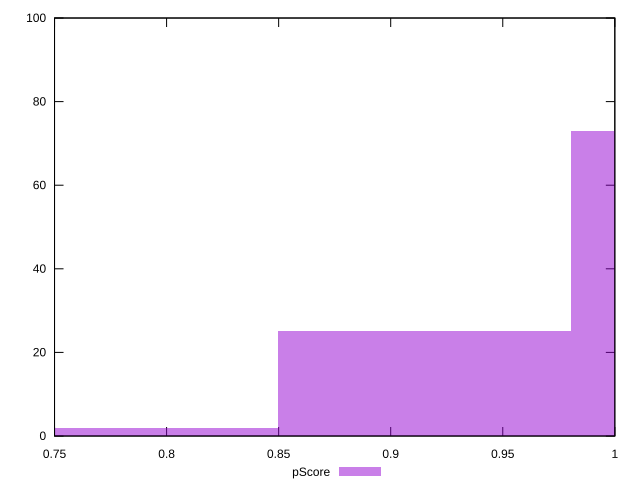

This figure's gnuplot source:
reset

$pScore <<EOF
1.04584421350105 73
0.9151136868134186 25
0.7843831601257875 2
EOF

set key outside below
set boxwidth 0.13073052668763124
set xrange [0.75:1]
set yrange [0:100]
set trange [0:100]
set style fill transparent solid 0.5 noborder
set terminal svg size 640, 490 enhanced background rgb 'white'
set output "reports/report_00028_2021-02-24T12-49-42.674Z/legacy-javascript/samples/astro/pScore/histogram.svg"

plot $pScore title "pScore" with boxes

reset
